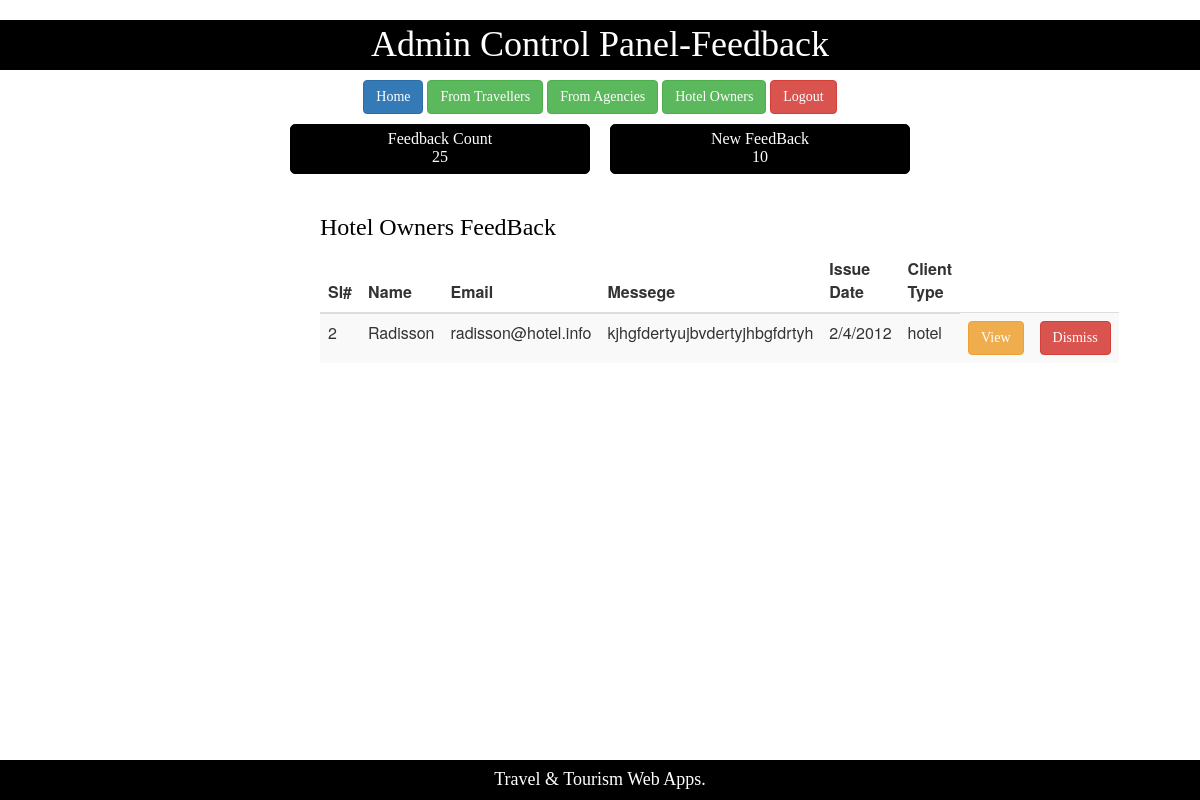
Page /Admin_FeedCtrl_Hotel.php on the committed database.
### tables this page shows
CREATE TABLE `feedback` (
  `sl` int(5) NOT NULL,
  `name` varchar(30) NOT NULL,
  `email` varchar(30) NOT NULL,
  `messege` text NOT NULL,
  `date` varchar(20) NOT NULL,
  `type` varchar(10) NOT NULL
);

### models/db_config.php (called while the page is built, shortened)
<?php
	$db_server="localhost";
	$db_user="root";
	$db_password="";
	$db_name="wt_sp21_f";
	function get($query){
		global $db_server,$db_user,$db_password,$db_name;
		$conn = mysqli_connect($db_server,$db_user,$db_password,$db_name);
		$result = mysqli_query($conn,$query);
		$data=array();
		if(mysqli_num_rows($result) > 0){
			while($row=mysqli_fetch_assoc($result)){
				$data[] = $row;
			}
		}
		return $data;
	}
?>

### controllers/Admin_FeedBackController.php (called while the page is built, shortened)
<?php
require_once "models/db_config.php";
function getAllHotelData()
{
	$query="SELECT * from feedback WHERE type='hotel'";
    $result = get($query);
    return $result;
}
?>

### Admin_FeedCtrl_Hotel.php (the view, shortened to what this page needs)
<?php
include 'Admin_Feed_Header.php';
require_once "controllers/Admin_FeedBackController.php";
$result = getAllHotelData();
?>
<div>
	<table  align="center">
		<tr>
			<td>
				<div class="card">
				<span class="text-white"> Feedback Count <br>
					25
				</span>
				</div>
			</td>
			<td>
				<div class="card">
				<span class="text-white"> New FeedBack <br>
					10
				</span>
				</div>
			</td>
		</tr>
	</table>
</div>
<div class="center">
	<h3 class="text">Hotel Owners FeedBack</h3>
	<table class="table table-striped">
		<thead>
			<th>Sl#</th>
			<th>Name</th>
			<th>Email</th>
			<th>Messege</th>
			<th>Issue Date</th>
			<th>Client Type</th>
		</thead>
		<?php
		foreach($result as $row):?>
		<tbody>
			<td><?php echo $row["sl"];?></td>
			<td><?php echo $row["name"];?></td>
			<td><?php echo $row["email"];?></td>
			<td><?php echo $row["messege"]?></td>
			<td><?php echo $row["date"];?></td>
			<td><?php echo $row["type"];?></td>
            <td><a href="Admin_ViewFeed.php?id=<?php echo $row['sl']?>" class="btn btn-warning">View</a></td>
            <td><a href="controllers/Admin_FeedDismissController.php?id=<?php echo $row['sl']?>" class="btn btn-danger">Dismiss</a></td>
		</tbody>
		<?php endforeach;?>
	</table>
</div>
<?php include 'Admin_Home_Footer.php';?>

### styles/mystyle.css (style rules this page uses)
body { background-color:white; padding:0px; }
.card { border:1px solid black; width:300px; height:50px; margin-left:10px; margin-right:10px; margin-top:10px; border-radius: 5px; text-align: center; background-color:black; padding:5px; }
.text { font-family:consolas; color:black; }
.text-white { font-family:consolas; color:white; }
.center { margin: 0 auto; width:50% ; padding:20px; }
.btn { font-family:consolas; }

### rows in the picture
feedback: sl "2", name "Radisson", email "radisson@hotel.info", messege "kjhgfdertyujbvdertyjhbgfdrtyh", date "2/4/2012", type "hotel"
